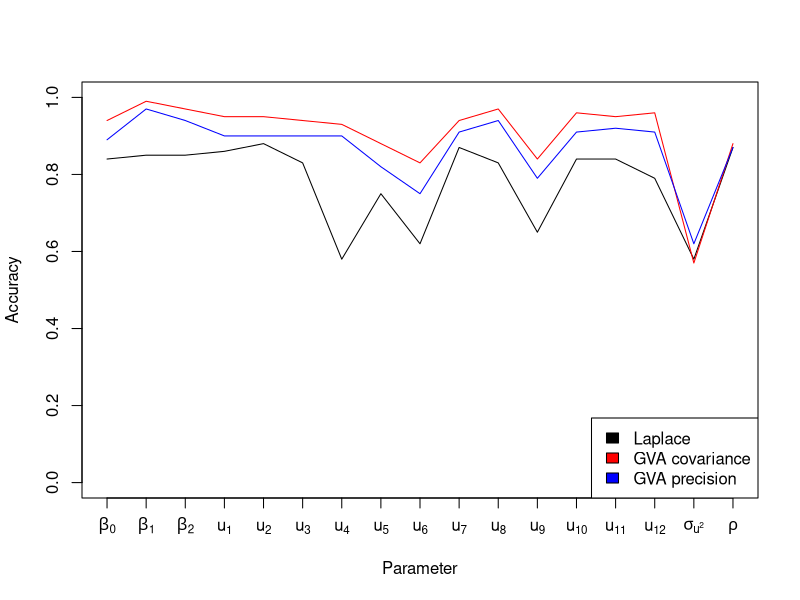

Here is the R script that generated this plot:
# plot_accuracy.R
accuracy <- read.csv(file="accuracy.csv")
pdf("results/accuracy_of_parameter_estimation.pdf")
plot(accuracy[,2], ylim=c(0, 1), type="l", ylab="Accuracy", xlab="Parameter", xaxt="n")
xaxis_labels <- c(expression(beta[0]),
									expression(beta[1]),
									expression(beta[2]),
									expression(u[1]),
									expression(u[2]),
									expression(u[3]),
									expression(u[4]),
									expression(u[5]),
									expression(u[6]),
									expression(u[7]),
									expression(u[8]),
									expression(u[9]),
									expression(u[10]),
									expression(u[11]),
									expression(u[12]),
									expression(sigma[u^2]),
									expression(rho))
axis(1, at=1:length(xaxis_labels), labels = xaxis_labels)
lines(accuracy[,3], ylim=c(0, 1), type="l", col="red")
lines(accuracy[,4], ylim=c(0, 1), type="l", col="blue")
# lines(accuracy[,5], ylim=c(0, 1), type="l", col="blue")
legend("bottomright",
				c("Laplace", "GVA covariance", "GVA precision"),
				fill=c("black", "red", "blue"))
dev.off()
